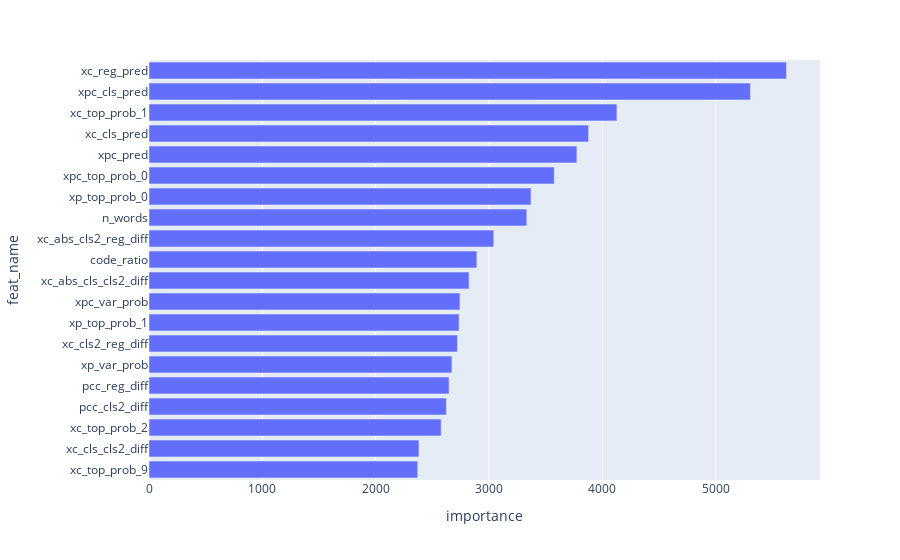

The cell this chart's notebook holds for it:
### Code cell
gezi.plot.feature_importance(lgb_model, topn=20)

### Figure 1 — Plotly figure (JSON) as saved in the notebook; plotly's stock layout.template omitted (floating-point values rounded to 4 significant figures)
{"data": [{"alignmentgroup": "True", "hovertemplate": "importance=%{x}<br>feat_name=%{y}<extra></extra>", "legendgroup": "", "marker": {"color": "#636efa", "pattern": {"shape": ""}}, "name": "", "offsetgroup": "", "orientation": "h", "showlegend": false, "textposition": "auto", "type": "bar", "x": [2371, 2382, 2578, 2624, 2648, 2673, 2722, 2736, 2744, 2824, 2893, 3042, 3334, 3371, 3576, 3776, 3879, 4129, 5307, 5625], "xaxis": "x", "y": ["xc_top_prob_9", "xc_cls_cls2_diff", "xc_top_prob_2", "pcc_cls2_diff", "pcc_reg_diff", "xp_var_prob", "xc_cls2_reg_diff", "xp_top_prob_1", "xpc_var_prob", "xc_abs_cls_cls2_diff", "code_ratio", "xc_abs_cls2_reg_diff", "n_words", "xp_top_prob_0", "xpc_top_prob_0", "xpc_pred", "xc_cls_pred", "xc_top_prob_1", "xpc_cls_pred", "xc_reg_pred"], "yaxis": "y"}], "layout": {"barmode": "relative", "legend": {"tracegroupgap": 0}, "margin": {"t": 60}, "xaxis": {"anchor": "y", "domain": [0, 1], "title": {"text": "importance"}}, "yaxis": {"anchor": "x", "domain": [0, 1], "title": {"text": "feat_name"}}}}
